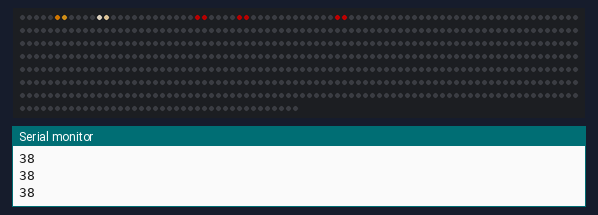
The sketch below on a simulated Arduino Uno, built with avr-gcc and run on an emulated ATmega328P. On the bench: 600 RGB LEDs in strip order, left to right, continuing on the next row, the last lines printed to the serial monitor. Dim RGB values are drawn brighter than linear; random numbers use the default seed unless the sketch sets one.

Above: at 3.73 s.
At 16.69 s:
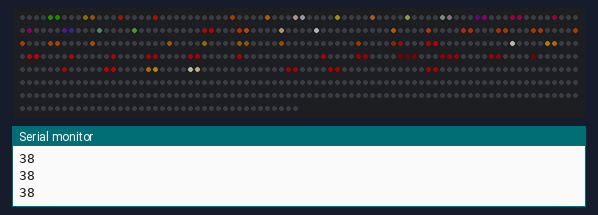
At 22.03 s:
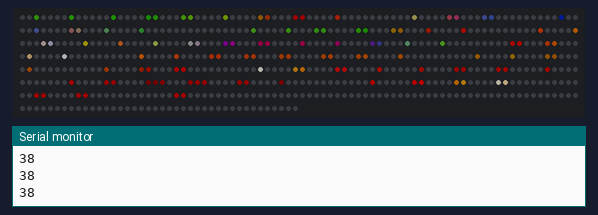
At 28.76 s:
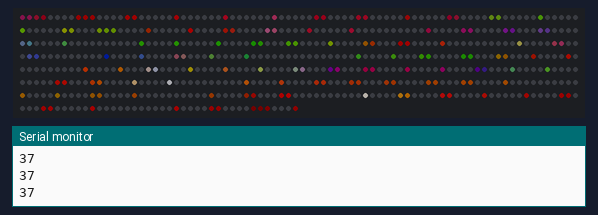
At 33.68 s:
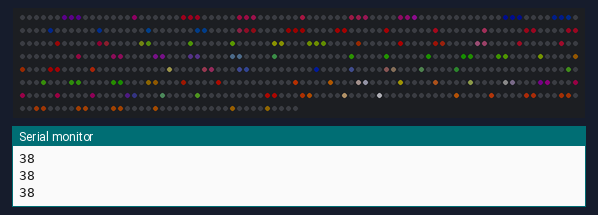
At 39.94 s:
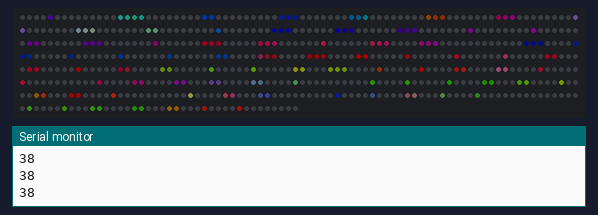

The sketch:

MatrixRay.ino
```cpp
/* matrix_ray
 *
 * By: Andrew Tuline
 *
 * Date: January, 2018
 *
 *
 * This is a mishmash of the Matrix code as well as my one_sine code. The idea was to send out variable pulse width modulated sine wave at various speeds/frequencies, along with palette rotating colours.
 *
 * It makes good use of a variable EVERY_N_MILLIS function call as well as beatsin8().
 *
 * As usual, I don't use blocking delays, nested for loops or even floating point. Also, the code is kept as short as possible, variables defined as small and localized as possible.
 * As a result, I get about 450fps on the configuration below.
 *
 * The advantage of this routine over my one_sine routine is that I can change the frequency on the fly without causing jittering.
 *
 */


// Use qsuba for smooth pixel colouring and qsubd for non-smooth pixel colouring
#define qsubd(x, b)  ((x>b)?b:0)                              // Digital unsigned subtraction macro. if result <0, then => 0. Otherwise, take on fixed value.
#define qsuba(x, b)  ((x>b)?x-b:0)                            // Analog Unsigned subtraction macro. if result <0, then => 0

#include "FastLED.h"                                          // FastLED library.

#if FASTLED_VERSION < 3001000
#error "Requires FastLED 3.1 or later; check github for latest code."
#endif

// Fixed definitions cannot change on the fly.
#define LED_DT 8                                             // Serial data pin for WS2812 or WS2801.
//#define LED_CK 11                                             // Serial clock pin for WS2801 or APA102.
#define COLOR_ORDER BGR                                       // Are they GRB for WS2812 and GBR for APA102
#define LED_TYPE WS2811                                       // What kind of strip are you using? WS2812, APA102. . .
#define NUM_LEDS 600                                            // Number of LED's.

uint8_t max_bright = 255;                                     // Overall brightness definition. It can be changed on the fly.

struct CRGB leds[NUM_LEDS];                                   // Initialize our LED array.

// Palette definitions
CRGBPalette16 currentPalette = LavaColors_p;
CRGBPalette16 targetPalette = LavaColors_p;
TBlendType    currentBlending = LINEARBLEND;


void setup() {

  Serial.begin(115200);                                        // Initialize serial port for debugging.
  delay(1000);                                                // Slow startup so we can recover if code is buggy.

//  LEDS.addLeds<LED_TYPE, LED_DT, LED_CK, COLOR_ORDER>(leds, NUM_LEDS);  //WS2801 and APA102
  LEDS.addLeds<LED_TYPE, LED_DT,COLOR_ORDER>(leds, NUM_LEDS);         // WS2812

  FastLED.setBrightness(max_bright);

  FastLED.setMaxPowerInVoltsAndMilliamps(5, 500);               // FastLED Power management set at 5V, 500mA.

} // setup()


void loop () {

                                                              // This section changes the delay, which adjusts how fast the 'rays' are travelling down the length of the strand.
  EVERY_N_MILLIS_I(thisTimer,100) {                           // This only sets the Initial timer delay. To change this value, you need to use thisTimer.setPeriod(); You could also call it thatTimer and so on.
    uint8_t timeval = beatsin8(10,20,50);                     // Create/modify a variable based on the beastsin8() function.
    thisTimer.setPeriod(timeval);                             // Use that as our update timer value.

    matrix_ray(millis()>>4);                                  // This is the main function that's called. We could have not passed the millis()>>4, but it's a quick example of passing an argument.
  }

  EVERY_N_MILLISECONDS(100) {                                 // Fixed rate of a palette blending capability.
    uint8_t maxChanges = 24;
    nblendPaletteTowardPalette(currentPalette, targetPalette, maxChanges);
  }

  EVERY_N_SECONDS(5) {                                        // Change the target palette to a random one every 5 seconds.
    static uint8_t baseC = random8();                         // You can use this as a baseline colour if you want similar hues in the next line.
    targetPalette = CRGBPalette16(CHSV(random8(), 255, random8(128,255)), CHSV(random8(), 255, random8(128,255)), CHSV(random8(), 192, random8(128,255)), CHSV(random8(), 255, random8(128,255)));
  }

  FastLED.show();

  Serial.println(LEDS.getFPS());

} // loop()


void matrix_ray(uint8_t colorIndex) {                                                 // Send a PWM'd sinewave instead of a random happening of LED's down the strand.

  static uint8_t thisdir = 0;                                                         // We could change the direction if we want to. Static means to assign that value only once.
  static int thisphase = 0;                                                           // Phase change value gets calculated. Static means to assign that value only once.
  uint8_t thiscutoff;                                                                 // You can change the cutoff value to display this wave. Lower value = longer wave.

  thisphase += beatsin8(1,20, 50);                                                    // You can change direction and speed individually.
  thiscutoff = beatsin8(50,164,248);                                                  // This variable is used for the PWM of the lighting with the qsubd command below.

  int thisbright = qsubd(cubicwave8(thisphase), thiscutoff);                          // It's PWM time. qsubd sets a minimum value called thiscutoff. If < thiscutoff, then thisbright = 0. Otherwise, thisbright = thiscutoff.

  if (thisdir == 0) {                                                                 // Depending on the direction, we'll put that brightness in one end of the array. Andrew Tuline wrote this.
    leds[0] = ColorFromPalette(currentPalette, colorIndex, thisbright, currentBlending);
    memmove(leds+1, leds, (NUM_LEDS-1)*3);                                            // Oh look, the FastLED method of copying LED values up/down the strand.
  } else {
    leds[NUM_LEDS-1] = ColorFromPalette( currentPalette, colorIndex, thisbright, currentBlending);
    memmove(leds, leds+1, (NUM_LEDS-1)*3);
  }

} // matrix_ray()
```
